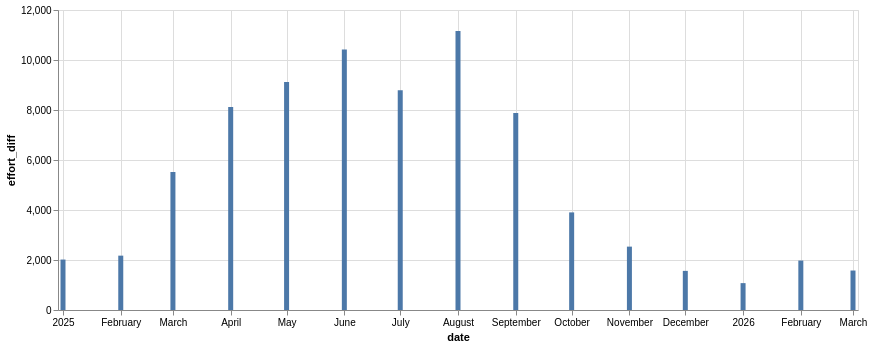

This figure's notebook cell:
### Code cell
alt.Chart(
    df.filter(
        pl.col('date').dt.year() >= 2025
    ).filter(
        pl.col('name').is_in(
            ["Opičí Časovka, Podolská vodárna - Dvorce","time trial at Svratka","Muglinovská→Hradní lávka (po pravém břehu)"	]
        )
    ).sort(
        by='date'
    ).group_by_dynamic(
        index_column='date',every='1mo'
    ).agg(
        pl.col('effort_diff').sum()
    ),
    width=800
).mark_bar(
).encode(
    alt.X("date:T"),
    alt.Y('effort_diff:Q')
    )

### Figure 1 — Vega-Lite specification as saved in the notebook (floating-point values rounded to 4 significant figures)
{"config": {"view": {"continuousWidth": 300, "continuousHeight": 300}}, "data": {"name": "data-bb1fa825d4ff8e899fcbb47bfcc54f21"}, "mark": {"type": "bar"}, "encoding": {"x": {"field": "date", "type": "temporal"}, "y": {"field": "effort_diff", "type": "quantitative"}}, "width": 800, "$schema": "https://vega.github.io/schema/vega-lite/v6.1.0.json", "datasets": {"data-bb1fa825d4ff8e899fcbb47bfcc54f21": [{"date": "2025-01-01T00:00:00", "effort_diff": 2018}, {"date": "2025-02-01T00:00:00", "effort_diff": 2174}, {"date": "2025-03-01T00:00:00", "effort_diff": 5524}, {"date": "2025-04-01T00:00:00", "effort_diff": 8120}, {"date": "2025-05-01T00:00:00", "effort_diff": 9125}, {"date": "2025-06-01T00:00:00", "effort_diff": 10425}, {"date": "2025-07-01T00:00:00", "effort_diff": 8787}, {"date": "2025-08-01T00:00:00", "effort_diff": 11161}, {"date": "2025-09-01T00:00:00", "effort_diff": 7880}, {"date": "2025-10-01T00:00:00", "effort_diff": 3904}, {"date": "2025-11-01T00:00:00", "effort_diff": 2535}, {"date": "2025-12-01T00:00:00", "effort_diff": 1565}, {"date": "2026-01-01T00:00:00", "effort_diff": 1075}, {"date": "2026-02-01T00:00:00", "effort_diff": 1978}, {"date": "2026-03-01T00:00:00", "effort_diff": 1579}]}}
